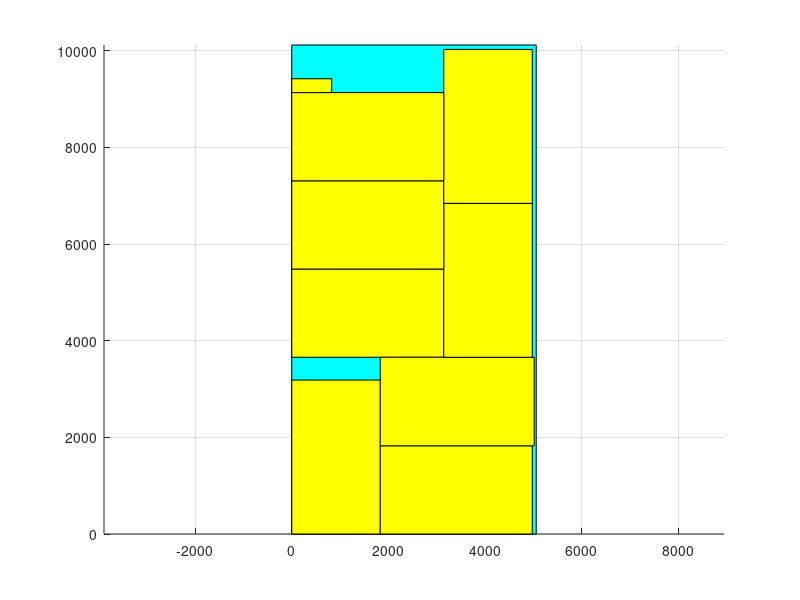

This figure's MATLAB source:
axis equal;
hold on;
grid on;
block_x=[0 0 5060 5060 0];
block_y=[0 10121 10121 0 0];
fill(block_x, block_y, 'c');
block_x=[0 0 1832 1832 0];
block_y=[0 3186 3186 0 0];
fill(block_x, block_y, 'y');
block_x=[1832 1832 4978 4978 1832];
block_y=[0 1826 1826 0 0];
fill(block_x, block_y, 'y');
block_x=[0 0 3146 3146 0];
block_y=[3658 5484 5484 3658 3658];
fill(block_x, block_y, 'y');
block_x=[1832 1832 5018 5018 1832];
block_y=[1826 3658 3658 1826 1826];
fill(block_x, block_y, 'y');
block_x=[3146 3146 4978 4978 3146];
block_y=[3658 6844 6844 3658 3658];
fill(block_x, block_y, 'y');
block_x=[0 0 3146 3146 0];
block_y=[5484 7310 7310 5484 5484];
fill(block_x, block_y, 'y');
block_x=[3146 3146 4978 4978 3146];
block_y=[6844 10030 10030 6844 6844];
fill(block_x, block_y, 'y');
block_x=[0 0 3146 3146 0];
block_y=[7310 9136 9136 7310 7310];
fill(block_x, block_y, 'y');
block_x=[0 0 826 826 0];
block_y=[9136 9422 9422 9136 9136];
fill(block_x, block_y, 'y');
